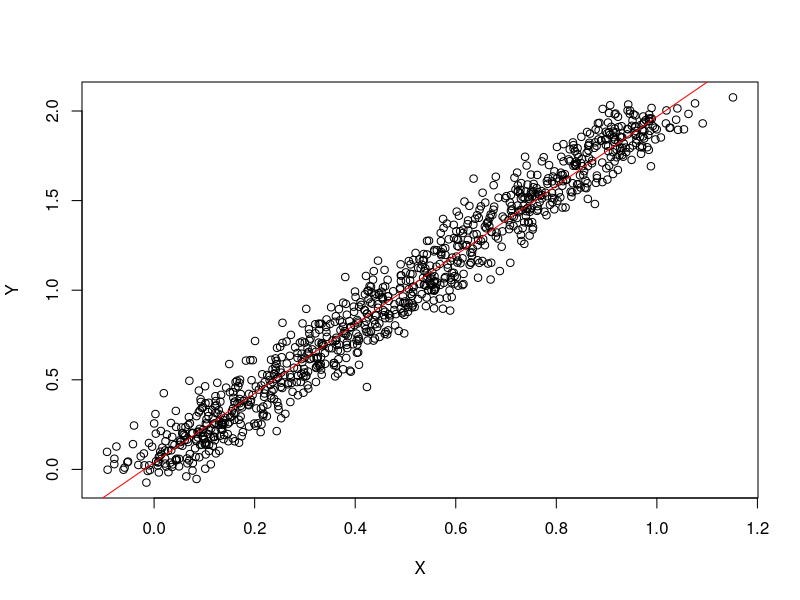
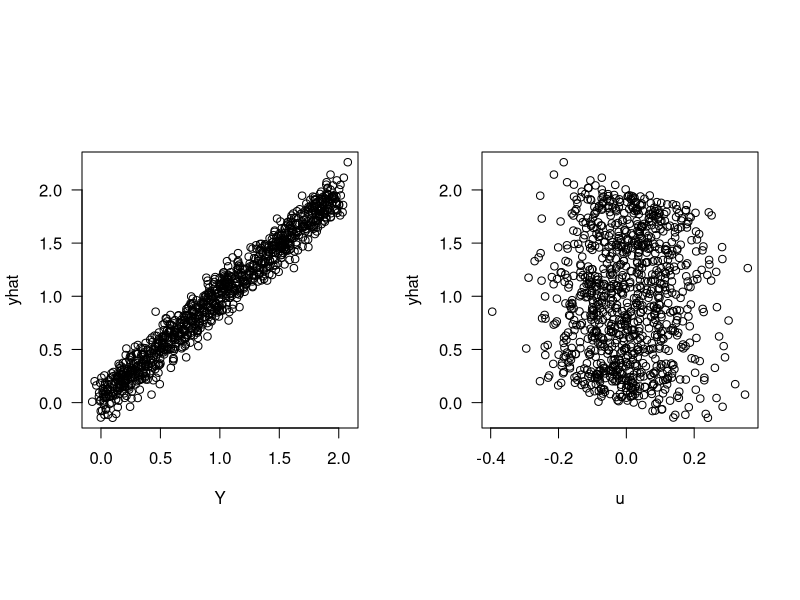

These charts were generated, in order, by the following R code:
## Linear regression example

# Generate outcome
set.seed(42)
x=runif(1000) # Exogenous variable x
y=2*x         # Outcome variable y

# Add some randomness
X=x+.1*rnorm(1000,0,.5)
Y=y+.1*rnorm(1000,0,.5)

# Run regression
m1<-lm(Y~X)
summary(m1)

# Plot data along with regression line
plot(X,Y)            # Plot the data
abline(m1,col="red") # Add the model


# Extract fitted values and residuals
yhat<-fitted(m1) 
u<-m1$residuals  # Extract residuals

# Plot 
par(mfrow=c(1,2),pty="s",las=1) # 'pty="s"' makes a square plot
plot(Y,yhat) 
plot(u,yhat) 

# Adding a variable to model
set.seed(42)
Z=X+rnorm(1000,0,.5)
cor(X,Z)

m2<-lm(Y~X+Z)
summary(m2)
